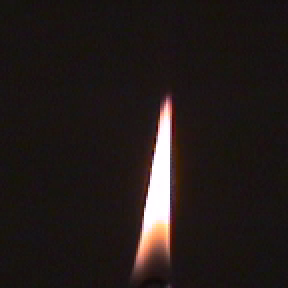
#> input picture assignment11/videos/source/candle/candle 001.png, 144 x 144 px (shown 2 times larger); its folder holds 4 pictures in this run
$ python main.py   (Python 2 division)   (older library calls are emulated)
#> lines starting #> are read from the running program, lines starting #| are printed output that depends on the picture
### assignment11/assignment11.py
# ASSIGNMENT 11
# Your Name

""" Assignment 11 - Video Textures

This file has a number of functions that you need to fill out in order to
complete the assignment. Please write the appropriate code, following the
instructions on which functions you may or may not use.

GENERAL RULES:
    1. DO NOT INCLUDE code that saves, shows, displays, writes the image that
    you are being passed in. Do that on your own if you need to save the images
    but the functions should NOT save the image to file.

    2. DO NOT import any other libraries aside from those that we provide.
    You may not import anything else, and you should be able to complete
    the assignment with the given libraries (and in many cases without them).

    3. DO NOT change the format of this file. You may NOT change function
    type signatures (not even named parameters with defaults). You may add
    additional code to this file at your discretion, however it is your
    responsibility to ensure that the autograder accepts your submission.

    4. This file has only been tested in the provided virtual environment.
    You are responsible for ensuring that your code executes properly in the
    virtual machine environment, and that any changes you make outside the
    areas annotated for student code do not impact your performance on the
    autograder system.
"""
import numpy as np
import scipy as sp
import cv2
import scipy.signal


def videoVolume(images):
    """ Create a video volume (4-d numpy array) from the image list.

    Args:
    ----------
        images : list
            A list of frames. Each element of the list contains a numpy array
            of a colored image. You may assume that each frame has the same
            shape, (rows, cols, 3).

    Returns:
    ----------
        output : numpy.ndarray, dtype = np.uint8
            A 4D numpy array. This array should have dimensions
            (num_frames, rows, cols, 3).
    """
    return np.array(images)


def computeSimilarityMetric(video_volume):
    """
    You need to compute the differences between each pair of frames in the
    video volume. The goal, of course, is to be able to tell how good
    a jump between any two frames might be so that the code you write later
    on can find the optimal loop. The closer the similarity metric is to zero,
    the more alike the two frames are.

    This is done by computing the square root of the sum of the differences
    between each frame in the video volume.  Then, we divide by the average
    of the differences to be resolution independent. (This will help when you
    work with videos of different resolutions)

    Suggested Instructions:

        1. Create a for loop that goes through the video volume. Create a
           variable called cur_frame.

            A. Create another for loop that goes through the video volume
                again. Create a variable called comparison_frame.

                i. Inside this loop, compute this mathematical statement.
                    rssd = sum ( (cur_frame - comparison_frame) ** 2 ) ** 0.5

                ii. Set output[i, j] = rssd

        2.  Divide all the values in output by the average value.  This has
            two benefits: first, it removes any resolution dependencies: the
            same video at two different resolutions will end up with the same
            values.  Second, it distributes the values over a consistent range
            regardless of the video, so the rest of your code is not so exposed
            to the quirks of any given video.

    Hints:

        Remember the matrix is symmetrical, so when you are computing the
        similarity at i, j, its the same as computing the similarity at j, i so
        you don't have to do the math twice. This speeds up the function by 2.

        Also, the similarity at all i,i is always zero, no need to calculate it

    Args:
    ----------
        video_volume : numpy.ndarray
            A 4D numpy array with dimensions (num_frames, rows, cols, 3).

            This can be produced by the videoVolume function.

    Returns:
    ----------
        output : numpy.ndarray, dtype=np.float
            A square 2d numpy array where output[i,j] contains the similarity
            score between all frames [i,j].

            This matrix is symmetrical with a diagonal of zeros.
    """

    output = np.zeros((len(video_volume), len(video_volume)), dtype=np.float)

    for i, frame1 in enumerate(video_volume.astype(np.float_)):
        for j, frame2 in enumerate(video_volume[i+1:]):
            rssd = np.sum((frame1 - frame2) ** 2) ** 0.5
            output[i, i+j+1] = rssd
            output[i+j+1, i] = rssd

    return output / np.average(output)


def transitionDifference(ssd_difference):
    """ Compute the transition costs between frames, taking dynamics into
        account.

    Instructions:
        1. Iterate through the rows and columns of ssd difference, ignoring the
           first two values and the last two values. (Do not pad the matrix.)

            1a. For each value at i, j, multiply the binomial filter of length
                five by the weights starting two frames before until two frames
                after, and take the sum of those products. (You may use the
                binomialFilter5() function provided.)

                i.e. Your weights for frame i are:
                     [weight[i - 2, j - 2],
                      weight[i - 1, j - 1],
                      weight[i, j],
                      weight[i + 1, j + 1],
                      weight[i + 2, j + 2]]

                Multiply that by the binomial filter weights at each i, j to
                get your output.

                It may take a little bit of understanding to get why we are
                computing this, the simple explanation is that to change from
                frame 4 to 5, lets call this ch(4, 5), and we make this weight:

                ch(4, 5) = ch(2, 3) + ch(3, 4) + ch(4, 5) + ch(5, 6) + ch(6, 7)

                This accounts for the weights in previous changes and future
                changes when considering the current frame.

                Of course, we weigh all these sums by the binomial filter, so
                that the weight ch(4, 5) is still the most important one, but
                hopefully that gives you a better understanding.

    Args:
    ----------
        ssd_difference : numpy.ndarray
            A difference matrix as produced by your ssd function.

    Returns:
    ----------
        output : numpy.ndarray
            A difference matrix that takes preceding and following frames into
            account. The output difference matrix should have the same dtype as
            the input, but be 4 rows and columns smaller, corresponding to only
            the frames that have valid dynamics.

    Hint: There is an efficient way to do this with 2d convolution. Think about
          the coordinates you are using as you consider the preceding and
          following frame pairings.
    """

    kernel = np.diag(binomialFilter5())
    output = cv2.filter2D(ssd_difference, -1, kernel)
    return output[2:-2, 2:-2]


def findBiggestLoop(transition_diff, alpha):
    """ Given the difference matrix, find the longest and smoothest loop that
    we can.

    Args:
    ----------
        transition_diff : np.ndarray
            A square 2d numpy array of dtype float. Each cell contains the cost
            of transitioning from frame i to frame j in the input video as
            returned by the transitionDifference function.

        alpha : float
            A parameter for how heavily you should weigh the size of the loop
            relative to the transition cost of the loop. Larger alphas favor
            longer loops, but may have rough transitions. Smaller alphas give
            shorter loops, down to no loop at all in the limit.

    start, end will be the indices in the transition_diff matrix that give the
    maximum score according to the following metric:
        score = alpha * (end - start) - transition_diff[end, start]

    Compute that score for every possible starting and ending index (within the
    size of the transition matrix) and find the largest score.

    Returns:
    ----------
        start : int
            The starting index of the longest loop.

        end : int
            The final index of the longest loop.

    NOTE: Due to the binomial filtering, the start/end index are NOT the same
          as the frame numbers.
    """
    start = 0
    end = 0
    largest_score = 0

    for i in range(len(transition_diff)):
        for j in range(i+1, len(transition_diff[0])):
            score = alpha * (j - i) - transition_diff[i, j]
            if score > largest_score:
                largest_score = score
                start = i
                end = j

    return start, end


# [22 lines left out: function synthesizeLoop, not called in this run]

def binomialFilter5():
    """ Return a binomial filter of length 5.

    Note: This is included for you to use.

    Returns:
    ----------
        output : numpy.ndarray
            A 5x1 numpy array representing a binomial filter.
    """

    return np.array([1 / 16., 1 / 4., 3 / 8., 1 / 4., 1 / 16.], dtype=float)

### assignment11/main.py
import errno
import os
import sys

import numpy as np
import cv2

from glob import glob

import assignment11 as a11


def vizDifference(diff):
    """ This function normalizes the difference matrices so that they can be
    shown as images.
    """
    return (((diff - diff.min()) /
             (diff.max() - diff.min())) * 255).astype(np.uint8)


def runTexture(img_list, alpha):
    """ This function administrates the extraction of a video texture from the
    given frames, and generates the three viewable difference matrices.
    """
    video_volume = a11.videoVolume(img_list)
    ssd_diff = a11.computeSimilarityMetric(video_volume)
    transition_diff = a11.transitionDifference(ssd_diff)

    print "Alpha is {}".format(alpha)
    idxs = a11.findBiggestLoop(transition_diff, alpha)

    diff3 = np.zeros(transition_diff.shape, float)

    for i in range(transition_diff.shape[0]):
        for j in range(transition_diff.shape[1]):
            diff3[i, j] = alpha * (i - j) - transition_diff[i, j]

    return (vizDifference(ssd_diff),
            vizDifference(transition_diff),
            vizDifference(diff3),
            a11.synthesizeLoop(video_volume, idxs[0] + 2, idxs[1] + 2))


def readImages(image_dir):
    """ This function reads in input images from a image directory

    Note: This is implemented for you since its not really relevant to
    computational photography (+ time constraints).

    Args:
    ----------
        image_dir : str
            The image directory to get images from.

    Returns:
    ----------
        images : list
            List of images in image_dir. Each image in the list is of type
            numpy.ndarray.

    """
#> called with image_dir = 'videos/source/candle'
    extensions = ['bmp', 'pbm', 'pgm', 'ppm', 'sr', 'ras', 'jpeg',
                  'jpg', 'jpe', 'jp2', 'tiff', 'tif', 'png']

    search_paths = [os.path.join(image_dir, '*.' + ext) for ext in extensions]
    image_files = sorted(reduce(list.__add__, map(glob, search_paths)))
    images = [cv2.imread(f, cv2.IMREAD_UNCHANGED | cv2.IMREAD_COLOR)
              for f in image_files]
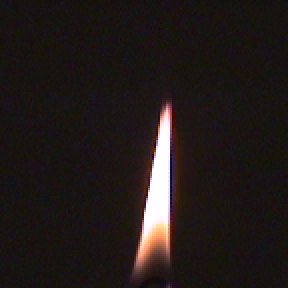
#> input picture assignment11/videos/source/candle/candle 002.png, 144 x 144 px (shown 2 times larger)
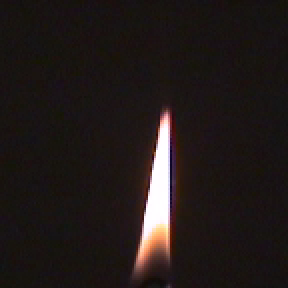
#> input picture assignment11/videos/source/candle/candle 003.png, 144 x 144 px (shown 2 times larger)
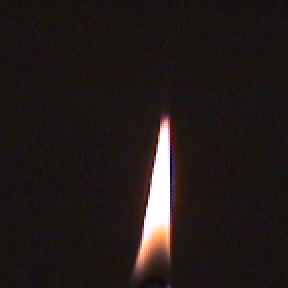
#> input picture assignment11/videos/source/candle/candle 004.png, 144 x 144 px (shown 2 times larger)
#> images = 4 items

    return images


# The following section will run this file, save the three difference matrices
# as images, and complete the video frame extraction into the output folder.
# You will need to modify the alpha value in order to achieve good results.
if __name__ == "__main__":

    # Change alpha here or from the command line for testing
    alpha = 0.25 if len(sys.argv) < 2 else float(sys.argv[-1])
    video_dir = "candle"
    image_dir = os.path.join("videos", "source", video_dir)
    out_dir = os.path.join("videos", "out")

    print "Reading images."
    images = readImages(image_dir)
#> images = 4 items

    print "Computing video texture..."
    diff1, diff2, diff3, out_list = runTexture(images, alpha)
#> in computeSimilarityMetric, `output = np.zeros((len(video_volume), len(video_volume)), dtype=np.flo..`: output = [[0, 0, 0, 0], [0, 0, 0, 0], [0, 0, 0, 0], [0, 0, 0, 0]]
#> the loop in computeSimilarityMetric, `for i, frame1 in enumerate(video_volume.astype(np.float_)):` made 4 passes
#> after the loop in computeSimilarityMetric, `for i, frame1 in enumerate(video_volume.astype(np.float_)):`: output = [[0, 1456.9, 2239.5, 3166.2], [1456.9, 0, 1352.7, 2430.4], [2239.5, 1352.7, 0, 1653.9], [3166.2, 2430.4, 1653.9, 0]]
#> in runTexture, `ssd_diff = a11.computeSimilarityMetric(video_volume)`: ssd_diff = [[0, 0.948, 1.46, 2.06], [0.948, 0, 0.88, 1.58], [1.46, 0.88, 0, 1.08], [2.06, 1.58, 1.08, 0]]
#> in transitionDifference, `output = cv2.filter2D(ssd_difference, -1, kernel)`: output = [[0, 0.934, 1.03, 1.32], [0.934, 0, 0.962, 1.06], [1.03, 0.962, 0, 1.01], [1.32, 1.06, 1.01, 0]]
#> in runTexture, `transition_diff = a11.transitionDifference(ssd_diff)`: transition_diff = empty array
#> after the loop in findBiggestLoop, `for i in range(len(transition_diff)):`: end = 0
#> in runTexture, `idxs = a11.findBiggestLoop(transition_diff, alpha)`: idxs = (0, 0)
#> (the run stopped early here; a loop or call above may not have finished)
